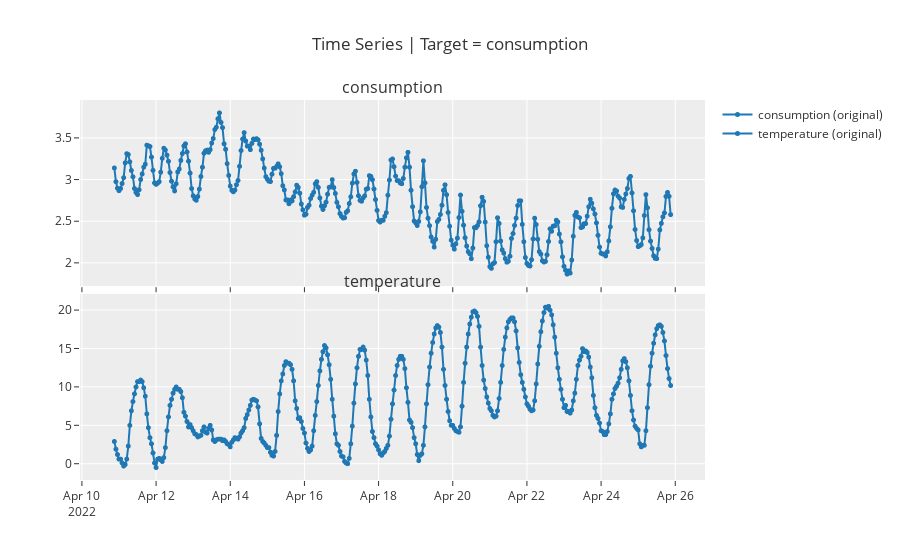

Notebook code for this chart:
### Code cell
plot_model()

### Figure 1 — Plotly figure (JSON) as saved in the notebook; plotly's stock layout.template omitted (floating-point values rounded to 4 significant figures; data arrays with more than 128 entries replaced by an {"elided": "..."} marker saying what was removed)
{"data": [{"line": {"color": "rgb(31, 119, 180)", "width": 2}, "marker": {"color": "rgb(31, 119, 180)", "size": 5}, "mode": "lines+markers", "name": "consumption (original)", "type": "scattergl", "x": {"elided": "361 str values"}, "xaxis": "x", "y": {"elided": "361 float values"}, "yaxis": "y"}, {"line": {"color": "rgb(31, 119, 180)", "width": 2}, "marker": {"color": "rgb(31, 119, 180)", "size": 5}, "mode": "lines+markers", "name": "temperature (original)", "type": "scattergl", "x": {"elided": "361 str values"}, "xaxis": "x2", "y": {"elided": "361 float values"}, "yaxis": "y2"}], "layout": {"annotations": [{"font": {"size": 16}, "showarrow": false, "text": "consumption", "x": 0.5, "xanchor": "center", "xref": "paper", "y": 1, "yanchor": "bottom", "yref": "paper"}, {"font": {"size": 16}, "showarrow": false, "text": "temperature", "x": 0.5, "xanchor": "center", "xref": "paper", "y": 0.49, "yanchor": "bottom", "yref": "paper"}], "showlegend": true, "title": {"text": "Time Series | Target = consumption"}, "xaxis": {"anchor": "y", "domain": [0, 1], "matches": "x2", "showticklabels": false}, "xaxis2": {"anchor": "y2", "domain": [0, 1]}, "yaxis": {"anchor": "x", "domain": [0.51, 1]}, "yaxis2": {"anchor": "x2", "domain": [0, 0.49]}}}
